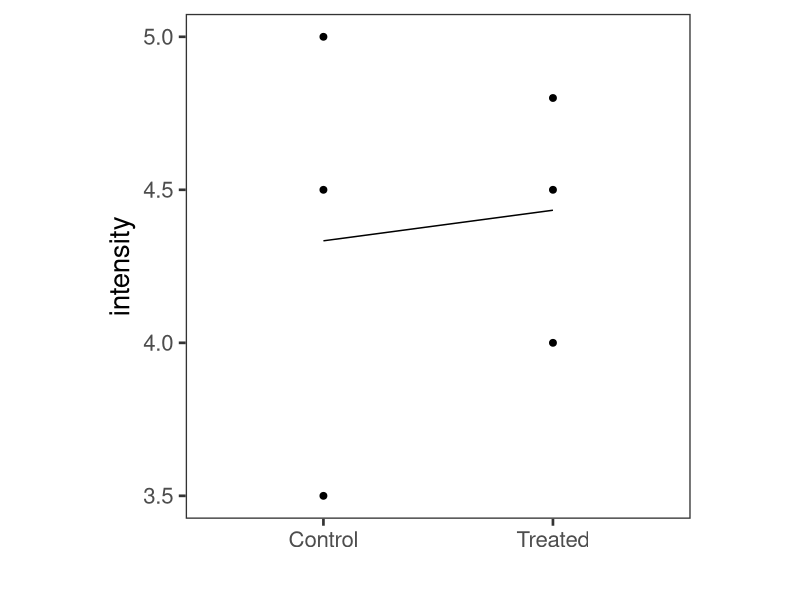
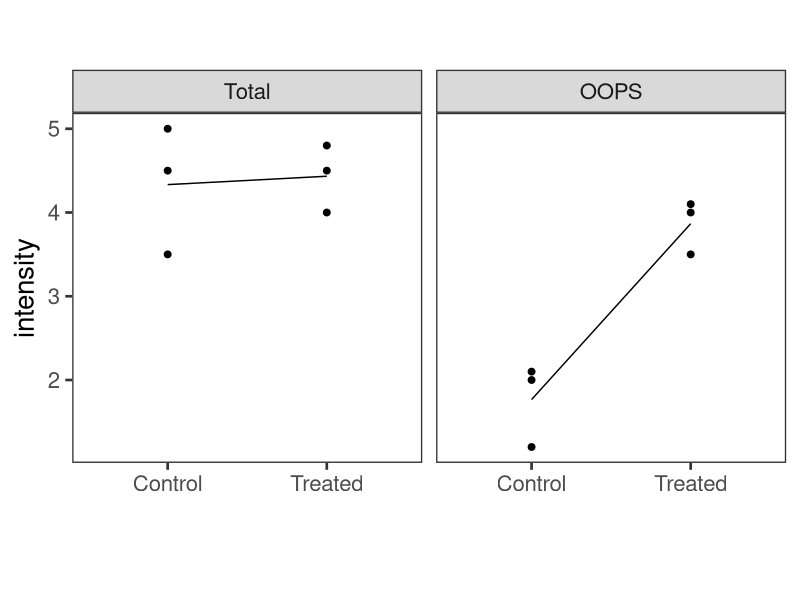
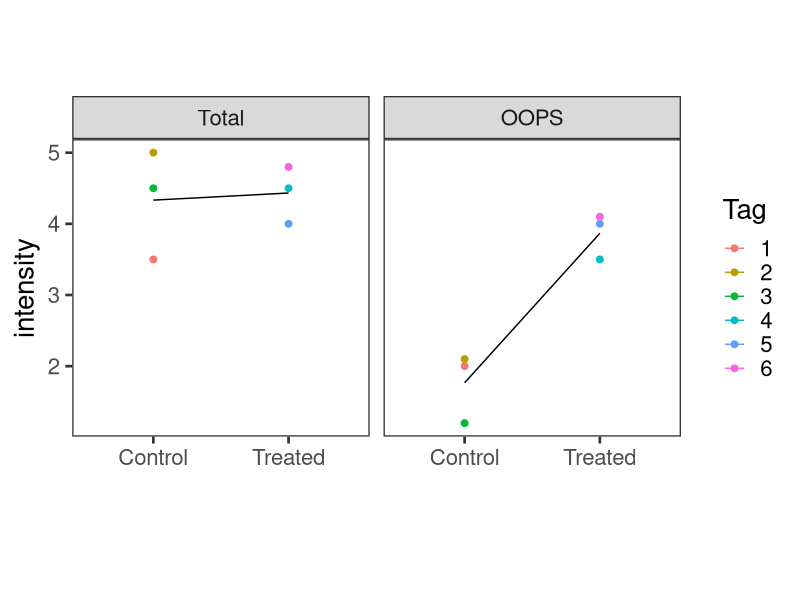

These charts were generated, in order, by the following R code:
## ---- chunk 1
# load packages
library(tidyverse)

# set up standardised plotting scheme
theme_set(theme_bw(base_size = 20) +
            theme(panel.grid.major=element_blank(),
                  panel.grid.minor=element_blank(),
                  aspect.ratio=1))
## ---- chunk 2

total_data <- matrix(c(3.5,5,4.5,4.5,4,4.8), nrow=1)
colnames(total_data) <- paste("Total", rep(c("Control", "Treated"), each=3), 1:6, sep="_")
rownames(total_data) <- "PROTEIN_1"

print(total_data)
## ---- chunk 3
total_data_for_lm <- total_data %>%
  data.frame() %>% # make into data.frame() so it can handled by gather() 
  gather(key="sample", value="intensity") %>% # convert from wide to long with two columns, "sample" and "intensity"
  separate(sample, into=c("type", "condition", "tag"), remove=FALSE) %>% # separate the same name into the constituent parts
  mutate(condition=factor(condition, levels=c("Control", "Treated"))) # make "Control" the first condition

print(total_data_for_lm)
## ---- chunk 4
total_data_for_lm %>%
  ggplot(aes(condition, intensity, group=1)) +
  geom_point(size=2) + # plot a point for each row in the input data
  stat_summary(geom="line") + #  summarise each group (defaults to mean) and plot line
  xlab("")
  
## ---- chunk 5
fit <- total_data_for_lm %>% lm(formula=intensity~condition)
summary(fit)
## ---- chunk 6
# extract intensity values as vectors
treated_values <- total_data_for_lm[total_data_for_lm$condition=="Treated", "intensity"]
control_values <- total_data_for_lm[total_data_for_lm$condition=="Control", "intensity"]

t.test(treated_values, control_values, var.equal = TRUE)
## ---- chunk 7
oops_data <- matrix(c(2,2.1,1.2,3.5,4,4.1), nrow=1)
colnames(oops_data) <- paste("OOPS", rep(c("Control", "Treated"), each=3), 1:6, sep="_")
rownames(oops_data) <- "PROTEIN_1"

print(oops_data)

oops_data_for_lm <- oops_data %>%
  data.frame() %>% # make into data.frame() so it can handled by gather() 
  gather(key="sample", value="intensity") %>% # convert from wide to long with two columns, "sample" and "intensity"
  separate(sample, into=c("type", "condition", "tag"), remove=FALSE) %>%
  mutate(condition=factor(condition, levels=c("Control", "Treated"))) # make "Control" the first condition

print(oops_data_for_lm)
## ---- chunk 8
combined_data_for_lm <- rbind(total_data_for_lm, oops_data_for_lm) %>%
  mutate(type=factor(type, levels=c("Total", "OOPS"))) %>% # make "Total" the first data type
  mutate(tag=factor(tag, levels=1:6))

print(combined_data_for_lm)
## ---- chunk 9
combined_data_for_lm %>%
  ggplot(aes(condition, intensity, group=1)) +
  geom_point(size=2) +
  stat_summary(geom="line") +
  xlab("") +
  facet_wrap(~type)
## ---- chunk 10
fit <- combined_data_for_lm %>%
  # note that one can also use the condition*type shorthand which expands to condition + type + condition:type
  lm(formula=intensity ~ condition + type + condition:type) 

print(summary(fit))

## ---- chunk 11
combined_data_for_lm %>%
  ggplot(aes(condition, intensity, group=1, colour=factor(tag))) +
  geom_point(size=2) +
  stat_summary(geom="line") +
  scale_colour_discrete(name="Tag") +
  xlab("") +
  facet_wrap(~type)
## ---- chunk 12
fit <- combined_data_for_lm %>%
  lm(formula=intensity ~ tag + condition + type + condition*type )

print(summary(fit))

## ---- chunk 13
testModels <- function(obj, coeff_of_interest="conditionTreated:typeOOPS"){
  
  fit1 <- obj %>% lm(formula=intensity ~ condition + type + condition*type + tag)
  
  fit2 <- obj %>% lm(formula=intensity ~ condition + type + condition*type)
  
  cat(sprintf("fit1 (with tag) has AIC of %s\n", AIC(fit1)))
  cat(sprintf("fit2 (without tag) has AIC of %s\n", AIC(fit2)))
  
  min_AIC <- min(AIC(fit1), AIC(fit2))
  max_AIC <- max(AIC(fit1), AIC(fit2))
  
  cat(sprintf("The best model is %s times more likely to minimise the information loss\n\n",
              round(1/exp((min_AIC-max_AIC)/2),3)))
  
  if ( AIC(fit1) < AIC(fit2) ) {
    chosen_fit <- fit1
    fit_name <- "With_tag"

  } else {
    chosen_fit <- fit2
    fit_name <- "Without_tag"
  }

  fit_values <- c(round(coef(summary(chosen_fit))[coeff_of_interest,], 4),
                  round(summary(chosen_fit)$adj.r.squared, 4),
                  fit_name)
  
  names(fit_values)[4:6] <- c("p_value", "adj_R_squared", "fit")
  
  return(fit_values)
}

combined_data_for_lm %>% testModels()
